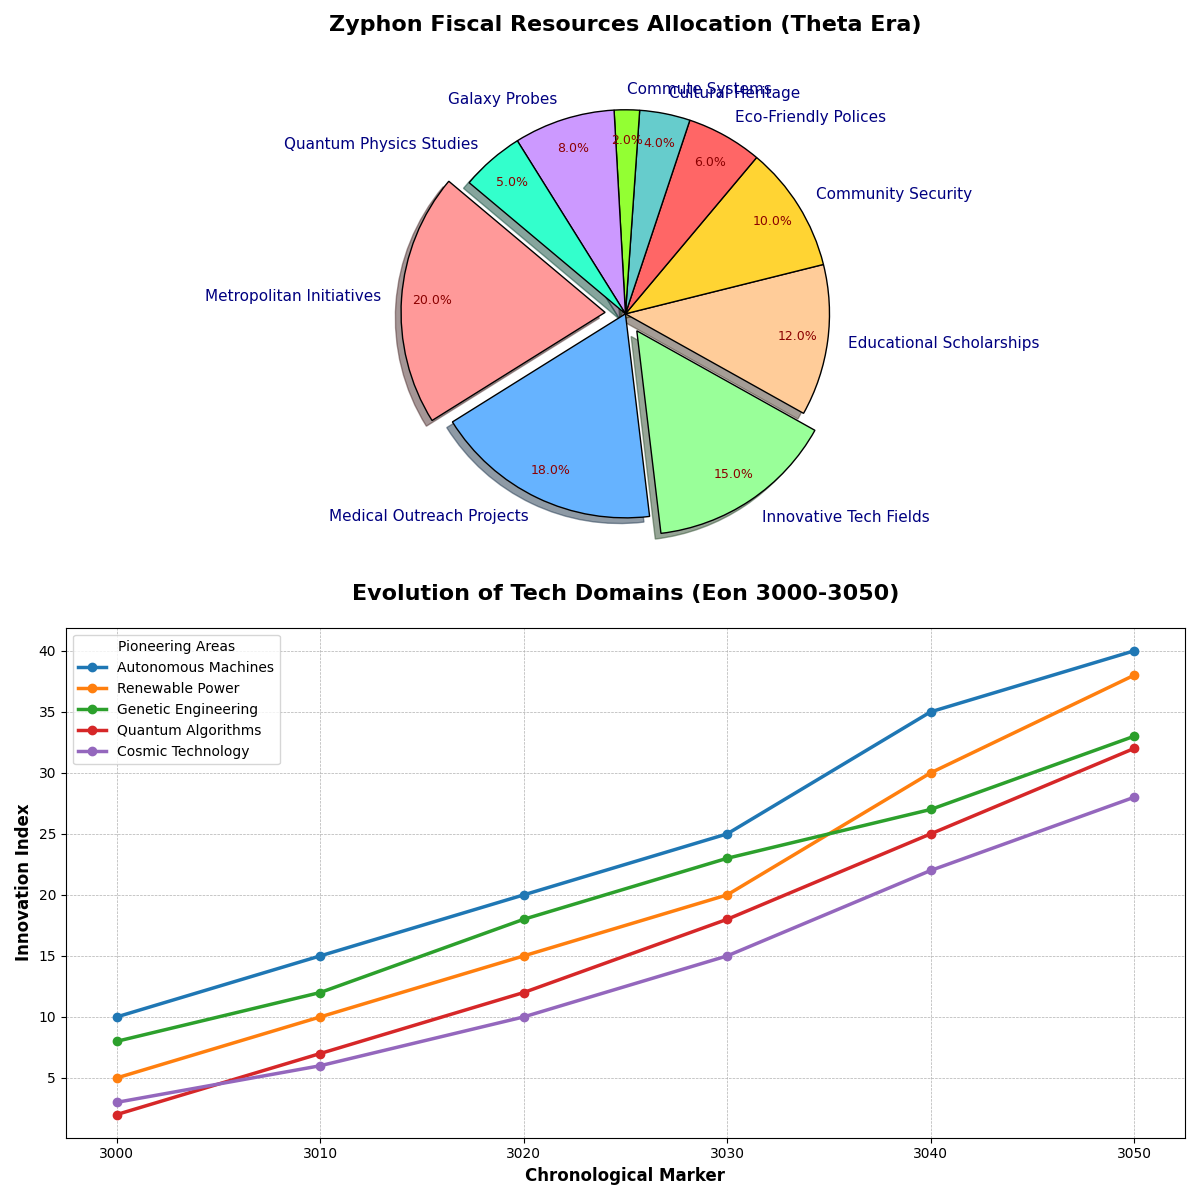

Recreate this plot in Python.
import matplotlib.pyplot as plt
import numpy as np

# Define budget categories with additional fictitious data
budget_categories = [
    'Metropolitan Initiatives',
    'Medical Outreach Projects',
    'Innovative Tech Fields',
    'Educational Scholarships',
    'Community Security',
    'Eco-Friendly Polices',
    'Cultural Heritage',
    'Commute Systems',
    'Galaxy Probes',
    'Quantum Physics Studies'
]

# Corresponding budget allocation percentages
budget_allocation = [20, 18, 15, 12, 10, 6, 4, 2, 8, 5]

# Define colors for each budget category
colors = ['#FF9999', '#66B3FF', '#99FF99', '#FFCC99', '#FFD433', '#FF6666', '#66CCCC', '#93FF33', '#CC99FF', '#33FFCC']

# Define explode array for emphasis on certain categories
explode = (0.1, 0, 0.1, 0, 0, 0, 0, 0, 0, 0)

# Create the figure and axis with new subplot arrangement
fig, ax = plt.subplots(2, 1, figsize=(12, 12))

# Plot the pie chart
wedges, texts, autotexts = ax[0].pie(
    budget_allocation, explode=explode, labels=budget_categories, colors=colors,
    autopct='%1.1f%%', startangle=140, pctdistance=0.85, shadow=True, wedgeprops=dict(edgecolor='k')
)

# Customize text properties
for text in texts:
    text.set_fontsize(11)
    text.set_color('navy')

for autotext in autotexts:
    autotext.set_fontsize(9)
    autotext.set_color('darkred')

# Add a title
ax[0].set_title("Zyphon Fiscal Resources Allocation (Theta Era)", fontsize=16, fontweight='bold', pad=20)

# Define data for technological advancements
years = np.arange(3000, 3051, 10)
tech_advancement = {
    'Autonomous Machines': np.array([10, 15, 20, 25, 35, 40]),
    'Renewable Power': np.array([5, 10, 15, 20, 30, 38]),
    'Genetic Engineering': np.array([8, 12, 18, 23, 27, 33]),
    'Quantum Algorithms': np.array([2, 7, 12, 18, 25, 32]),
    'Cosmic Technology': np.array([3, 6, 10, 15, 22, 28])
}

# Plot the line chart
for tech, improvements in tech_advancement.items():
    ax[1].plot(years, improvements, label=tech, marker='o', linewidth=2.5)

# Customize line chart 
ax[1].set_title('Evolution of Tech Domains (Eon 3000-3050)', fontsize=16, fontweight='bold', pad=20)
ax[1].set_xlabel('Chronological Marker', fontsize=12, fontweight='bold')
ax[1].set_ylabel('Innovation Index', fontsize=12, fontweight='bold')
ax[1].legend(title="Pioneering Areas", fontsize='medium', loc='best')
ax[1].grid(True, which='both', linestyle='--', linewidth=0.5)

# Layout and display
plt.tight_layout()
plt.show()
